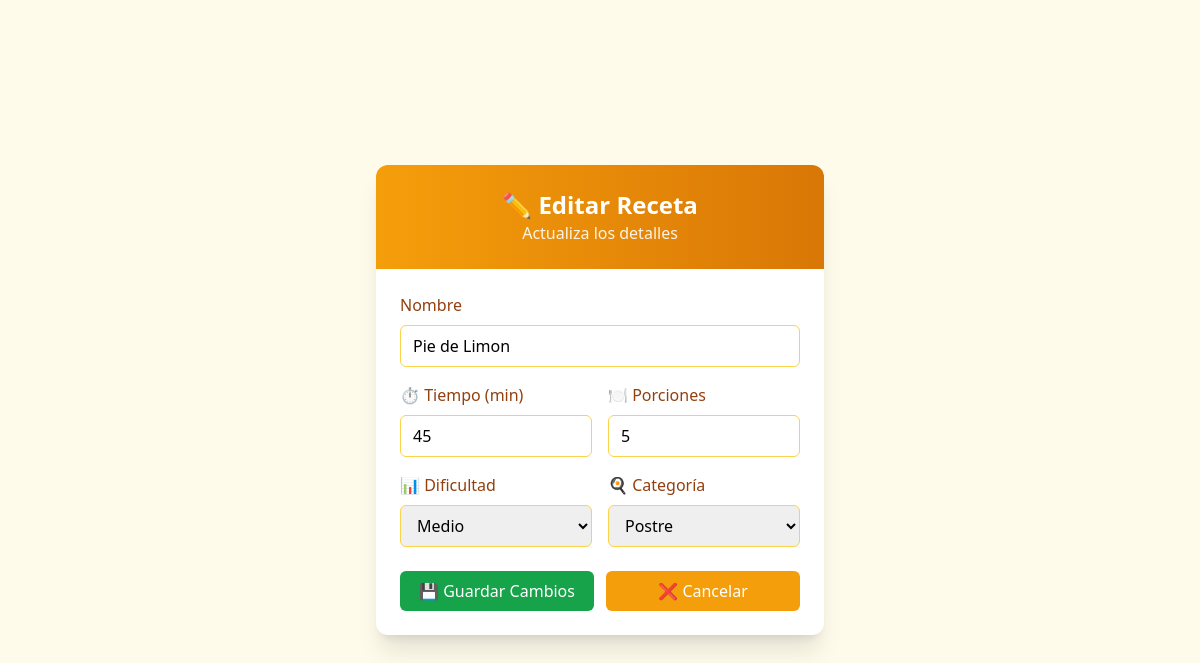
The page /form_receta.php?id=1 on the database its author committed.
### tables this page shows
CREATE TABLE `recetas` (
  `id_receta` int(11) NOT NULL AUTO_INCREMENT,
  `nombre` varchar(100) NOT NULL,
  `tiempo_preparacion` int(11) NOT NULL COMMENT 'Tiempo en minutos',
  `dificultad` enum('Fácil','Medio','Difícil') NOT NULL,
  `porciones` int(11) NOT NULL,
  `categoria` enum('Entrada','Principal','Postre','Aperitivo','Bebida') NOT NULL,
  PRIMARY KEY (`id_receta`)
);

### form_receta.php (the view, shortened to what this page needs)
<?php
require_once('modelos/conexion.php');
$receta = null;
if (isset($_GET['id'])) {
    $id = $_GET['id'];
    $stmt = $cnn->prepare("SELECT * FROM recetas WHERE id_receta = ?");
    $stmt->execute([$id]);
    $receta = $stmt->fetch(PDO::FETCH_ASSOC);
}
?>
<!DOCTYPE html>
<html lang="es">
<head>
    <script src="tailwind.js"></script>
</head>
<body class="bg-amber-50 min-h-screen flex items-center justify-center p-4">
    <div class="w-full max-w-md">
        <div class="bg-white rounded-xl shadow-xl overflow-hidden transition-all hover:shadow-2xl">
            <div class="bg-gradient-to-r from-amber-500 to-amber-600 p-6 text-center text-white">
                <h2 class="text-2xl font-bold">
                    <?= isset($receta) ? '✏️ Editar Receta' : '+ Nueva Receta' ?>
                </h2>
                <p class="opacity-90">
                    <?= isset($receta) ? 'Actualiza los detalles' : 'Completa los datos de tu receta' ?>
                </p>
            </div>
            <div class="p-6">
                <form method="post" action="<?= isset($receta) ? 'actualizar_receta.php' : 'save_receta.php' ?>">
                    <div class="mb-4">
                        <label for="nombre" class="block text-amber-800 font-medium mb-2">Nombre</label>
                        <input type="text" id="nombre" name="nombre"
                               class="w-full px-3 py-2 border border-amber-300 rounded-md focus:outline-none focus:ring-2 focus:ring-amber-500 focus:border-transparent"
                               placeholder="Tarta de Manzana"
                               value="<?= isset($receta) ? htmlspecialchars($receta['nombre']) : '' ?>" required>
                    </div>
                    <div class="grid grid-cols-2 gap-4 mb-4">
                        <div>
                            <label for="tiempo_preparacion" class="block text-amber-800 font-medium mb-2">⏱️ Tiempo (min)</label>
                            <input type="number" id="tiempo_preparacion" name="tiempo_preparacion" min="1"
                                   class="w-full px-3 py-2 border border-amber-300 rounded-md focus:outline-none focus:ring-2 focus:ring-amber-500 focus:border-transparent"
                                   value="<?= isset($receta) ? $receta['tiempo_preparacion'] : '' ?>" required>
                        </div>
                        <div>
                            <label for="porciones" class="block text-amber-800 font-medium mb-2">🍽️ Porciones</label>
                            <input type="number" id="porciones" name="porciones" min="1"
                                   class="w-full px-3 py-2 border border-amber-300 rounded-md focus:outline-none focus:ring-2 focus:ring-amber-500 focus:border-transparent"
                                   value="<?= isset($receta) ? $receta['porciones'] : '' ?>" required>
                        </div>
                    </div>
                    <div class="grid grid-cols-2 gap-4 mb-6">
                        <div>
                            <label for="dificultad" class="block text-amber-800 font-medium mb-2">📊 Dificultad</label>
                            <select id="dificultad" name="dificultad"
                                    class="w-full px-3 py-2 border border-amber-300 rounded-md focus:outline-none focus:ring-2 focus:ring-amber-500 focus:border-transparent " required>
                                <option value="Medio" <?= (isset($receta) && $receta['dificultad'] == 'Medio') ? 'selected' : '' ?>>Medio</option>
                            </select>
                        </div>
                        <div>
                            <label for="categoria" class="block text-amber-800 font-medium mb-2">🍳 Categoría</label>
                            <select id="categoria" name="categoria"
                                    class="w-full px-3 py-2 border border-amber-300 rounded-md focus:outline-none focus:ring-2 focus:ring-amber-500 focus:border-transparent " required>
                                <option value="Postre" <?= (isset($receta) && $receta['categoria'] == 'Postre') ? 'selected' : '' ?>>Postre</option>
                            </select>
                        </div>
                    </div>
                    <div class="flex flex-col sm:flex-row gap-3">
                        <button type="submit" class="flex-1 bg-green-600 hover:bg-green-700 text-white py-2 px-4 rounded-md transition-colors font-medium">
                            <?= isset($receta) ? '💾 Guardar Cambios' : '+ Agregar Receta' ?>
                        </button>
                        <a href="index.php" class="flex-1 bg-amber-500 hover:bg-amber-700 text-white py-2 px-4 rounded-md transition-colors font-medium text-center">
                            ❌ Cancelar
                        </a>
                    </div>
                </form>
            </div>
        </div>
    </div>
</body>
</html>

### rows shown on the page
recetas: nombre "Pie de Limon", tiempo_preparacion "45", porciones "5", dificultad "Medio", categoria "Postre"
